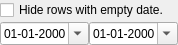
<?xml version="1.0" encoding="UTF-8"?>
<ui version="4.0">
 <class>FilterDates</class>
 <widget class="QWidget" name="FilterDates">
  <property name="geometry">
   <rect>
    <x>0</x>
    <y>0</y>
    <width>176</width>
    <height>42</height>
   </rect>
  </property>
  <property name="windowTitle">
   <string>Date filter</string>
  </property>
  <layout class="QVBoxLayout" name="verticalLayout">
   <property name="spacing">
    <number>2</number>
   </property>
   <property name="leftMargin">
    <number>0</number>
   </property>
   <property name="topMargin">
    <number>0</number>
   </property>
   <property name="rightMargin">
    <number>0</number>
   </property>
   <property name="bottomMargin">
    <number>0</number>
   </property>
   <item>
    <widget class="QCheckBox" name="emptyDates">
     <property name="text">
      <string>Hide rows with empty date.</string>
     </property>
    </widget>
   </item>
   <item>
    <layout class="QHBoxLayout" name="horizontalLayout">
     <property name="spacing">
      <number>0</number>
     </property>
     <item>
      <widget class="QDateEdit" name="lowerDateEdit">
       <property name="displayFormat">
        <string notr="true">dd-MM-yyyy</string>
       </property>
       <property name="calendarPopup">
        <bool>true</bool>
       </property>
      </widget>
     </item>
     <item>
      <widget class="QDateEdit" name="higherDateEdit">
       <property name="displayFormat">
        <string notr="true">dd-MM-yyyy</string>
       </property>
       <property name="calendarPopup">
        <bool>true</bool>
       </property>
      </widget>
     </item>
    </layout>
   </item>
  </layout>
 </widget>
 <resources/>
 <connections/>
</ui>
